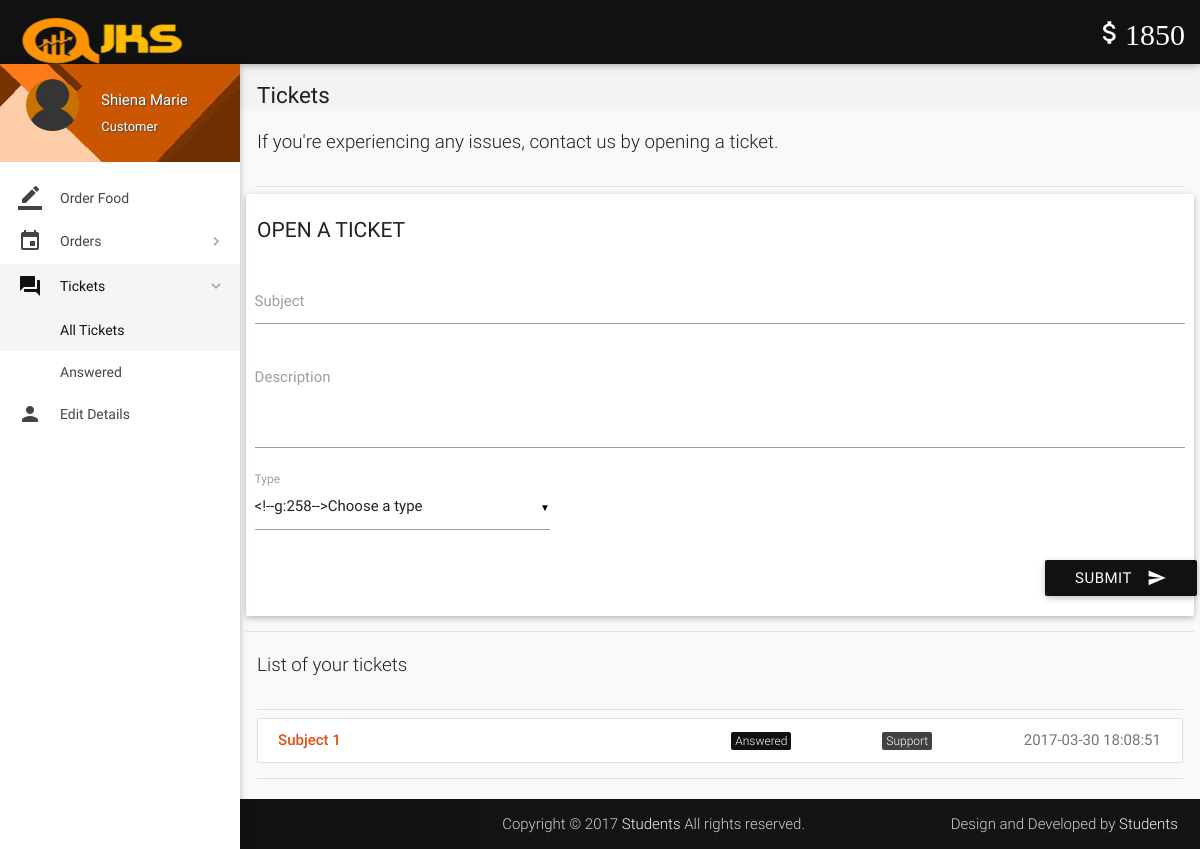
The page /account/tickets.php (signed in) on the database its author committed.
### tables this page shows
CREATE TABLE `wallet_details` (
  `id` int(11) NOT NULL,
  `wallet_id` int(11) NOT NULL,
  `number` varchar(16) NOT NULL,
  `cvv` int(3) NOT NULL,
  `balance` int(11) NOT NULL DEFAULT 2000
);

CREATE TABLE `tickets` (
  `id` int(11) NOT NULL,
  `poster_id` int(11) NOT NULL,
  `subject` varchar(100) NOT NULL,
  `description` varchar(3000) NOT NULL,
  `status` varchar(8) NOT NULL DEFAULT 'Open',
  `type` varchar(30) NOT NULL DEFAULT 'Others',
  `date` datetime NOT NULL DEFAULT current_timestamp(),
  `deleted` tinyint(4) NOT NULL DEFAULT 0
);

### account/includes/wallet.php (called while the page is built)
<?php
$user_id=$_SESSION['user_id'];
$sql = $con->query("SELECT * FROM wallet where user_id = $user_id");
$row1 = $sql->fetch_assoc();
$wallet_id = $row1['id'];
$sql = $con->query("SELECT * FROM wallet_details where wallet_id = $wallet_id");
$row1 = $sql->fetch_assoc();
$balance = $row1['balance'];
?>

### account/includes/connect.php (called while the page is built, shortened)
<?php
$name = $_SESSION['name'];
$role = $_SESSION['role'];
?>

### account/tickets.php (the view, shortened to what this page needs)
<?php
include 'includes/connect.php';
include 'includes/wallet.php';
	if($_SESSION['customer_sid']==session_id())
	{
		?>
<!DOCTYPE html>
<html lang="en">
<head>
  <link href="css/materialize.min.css" type="text/css" rel="stylesheet" media="screen,projection">
  <link href="css/style.min.css" type="text/css" rel="stylesheet" media="screen,projection">
  <link href="css/custom/custom.min.css" type="text/css" rel="stylesheet" media="screen,projection">
  <link href="js/plugins/perfect-scrollbar/perfect-scrollbar.css" type="text/css" rel="stylesheet" media="screen,projection">
  <link href="js/plugins/data-tables/css/jquery.dataTables.min.css" type="text/css" rel="stylesheet" media="screen,projection">
</head>
<body>
  <header id="header" class="page-topbar">
        <div class="navbar-fixed">
            <nav class="navbar-color">
                <div class="nav-wrapper">
                    <ul class="left">
                      <li><h1 class="logo-wrapper"><a href="index.php" class="brand-logo darken-1"><img src="images/logo.png" alt="logo"></a> <span class="logo-text">Logo</span></h1></li>
                    </ul>
                    <ul class="right hide-on-med-and-down">
                        <li><a href="#" class="waves-effect waves-block waves-light"><i class="mdi-editor-attach-money"><?php echo $balance;?></i></a>
                        </li>
                    </ul>
                </div>
            </nav>
        </div>
  </header>
  <div id="main">
    <div class="wrapper">
      <aside id="left-sidebar-nav">
        <ul id="slide-out" class="side-nav fixed leftside-navigation">
            <li class="user-details cyan darken-2">
            <div class="row">
                <div class="col col s4 m4 l4">
                    <img src="images/avatar.jpg" alt="" class="circle responsive-img valign profile-image">
                </div>
                <div class="col col s8 m8 l8">
                    <a class="btn-flat dropdown-button waves-effect waves-light white-text profile-btn" href="#" data-activates="profile-dropdown"><?php echo $name;?> <i class="mdi-navigation-arrow-drop-down right"></i></a>
                    <p class="user-roal"><?php echo $role;?></p>
                </div>
            </div>
            </li>
            <li class="bold"><a href="index.php" class="waves-effect waves-cyan"><i class="mdi-editor-border-color"></i> Order Food</a>
            </li>
                <li class="no-padding">
                    <ul class="collapsible collapsible-accordion">
                        <li class="bold"><a class="collapsible-header waves-effect waves-cyan"><i class="mdi-editor-insert-invitation"></i> Orders</a>
                        </li>
                    </ul>
                </li>
                <li class="no-padding">
                    <ul class="collapsible collapsible-accordion">
                        <li class="bold"><a class="collapsible-header waves-effect waves-cyan active"><i class="mdi-action-question-answer"></i> Tickets</a>
                            <div class="collapsible-body">
                                <ul>
								<li class="<?php
								if(!isset($_GET['status'])){
										echo 'active';
									}?>
									"><a href="tickets.php">All Tickets</a>
                                </li>
								<?php
									$sql = mysqli_query($con, "SELECT DISTINCT status FROM tickets WHERE poster_id = $user_id AND not deleted;");
									while($row = mysqli_fetch_array($sql)){
                                    echo '<li class='.(isset($_GET['status'])?($status == $_GET['status'] ? 'active' : ''): '').'><a href="tickets.php?status='.$row['status'].'">'.$row['status'].'</a>
                                    </li>';
									}
									?>
                                </ul>
                            </div>
                        </li>
                    </ul>
                </li>
            <li class="bold"><a href="details.php" class="waves-effect waves-cyan"><i class="mdi-social-person"></i> Edit Details</a>
            </li>
        </ul>
        </aside>
      <section id="content">
        <div id="breadcrumbs-wrapper">
          <div class="container">
            <div class="row">
              <div class="col s12 m12 l12">
                <h5 class="breadcrumbs-title">Tickets</h5>
              </div>
            </div>
          </div>
        </div>
        <div class="container">
          <p class="caption">If you're experiencing any issues, contact us by opening a ticket.</p>
          <div class="divider"></div>
            <div class="row">
              <div class="col s12 m4 l3">
                <h4 class="header">Open a ticket</h4>
              </div>
<div>
                <div class="card-panel">
                  <div class="row">
                    <form class="formValidate" id="formValidate" method="post" action="routers/add-ticket.php" novalidate="novalidate" class="col s12">
                      <div class="row">
                        <div class="input-field col s12">
                          <input name="subject" id="subject" type="text" data-error=".errorTxt1">
                          <label for="subject" class="">Subject</label>
                        </div>
                      </div>
                      <div class="row">
                        <div class="input-field col s12">
                          <textarea name="description" id="description" class="materialize-textarea validate" data-error=".errorTxt2"></textarea>
                          <label for="description" class="">Description</label>
                        </div>
                      </div>
                      <div class="row">
                        <div class="input-field col s4">
							<label>Type</label>
                        </div>
                      </div>
                      <div class="row">
                        <div class="row">
                          <div class="input-field col s12">
                            <button class="btn cyan waves-effect waves-light right" type="submit" name="action">Submit
                              <i class="mdi-content-send right"></i>
                            </button>
                          </div>
                        </div>
                      </div>
                    </form>
                  </div>
                </div>
              </div>
            <div class="divider"></div>
          </div>
    </div>
        <div class="container">
          <p class="caption">List of your tickets</p>
          <div class="divider"></div>
									<div id="work-collections">
									<ul id="projects-collection" class="collection">
								<?php
									if(isset($_GET['status'])){
										$status = $_GET['status'];
									}
									else{
										$status = '%';
									}
									$sql = mysqli_query($con, "SELECT * FROM tickets WHERE poster_id = $user_id AND status LIKE '$status' AND not deleted;");
									while($row = mysqli_fetch_array($sql)){
									echo'<a href="view-ticket.php?id='.$row['id'].'"class="collection-item">
                                        <div class="row">
                                            <div class="col s6">
                                                <p class="collections-title">'.$row['subject'].'</p>
                                            </div>
                                            <div class="col s2">
                                            <span class="task-cat cyan">'.$row['status'].'</span></div>
                                            <div class="col s2">
                                            <span class="task-cat grey darken-3">'.$row['type'].'</span></div>
                                            <div class="col s2">
                                            <span class="badge">'.$row['date'].'</span></div>
                                        </div>
                                    </a>';
									}
									?>
									</ul>
									</div>
            <div class="divider"></div>
          </div>
    </div>
  <footer class="page-footer">
    <div class="footer-copyright">
      <div class="container">
        <span>Copyright © 2017 <a class="grey-text text-lighten-4" href="#" target="_blank">Students</a> All rights reserved.</span>
        <span class="right"> Design and Developed by <a class="grey-text text-lighten-4" href="#">Students</a></span>
        </div>
    </div>
  </footer>
</body>
</html>
<?php
	}
?>

### rows shown on the page
wallet_details: balance "1850"
tickets: subject "Subject 1", status "Answered", type "Support", date "2017-03-30 18:08:51"

### other values the page prints
$name "Shiena Marie"
$role "Customer"
$row['status'] "Answered"
